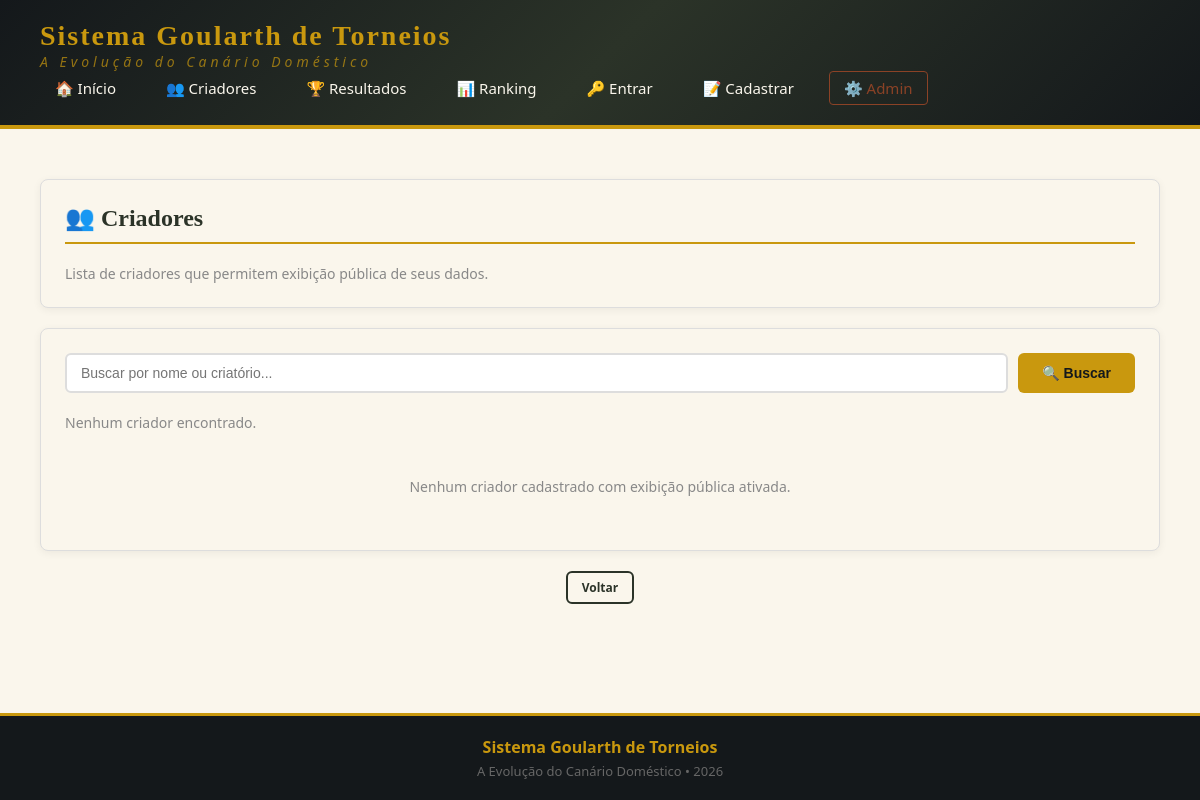
/criadores, run on an earlier commit of the app's database.
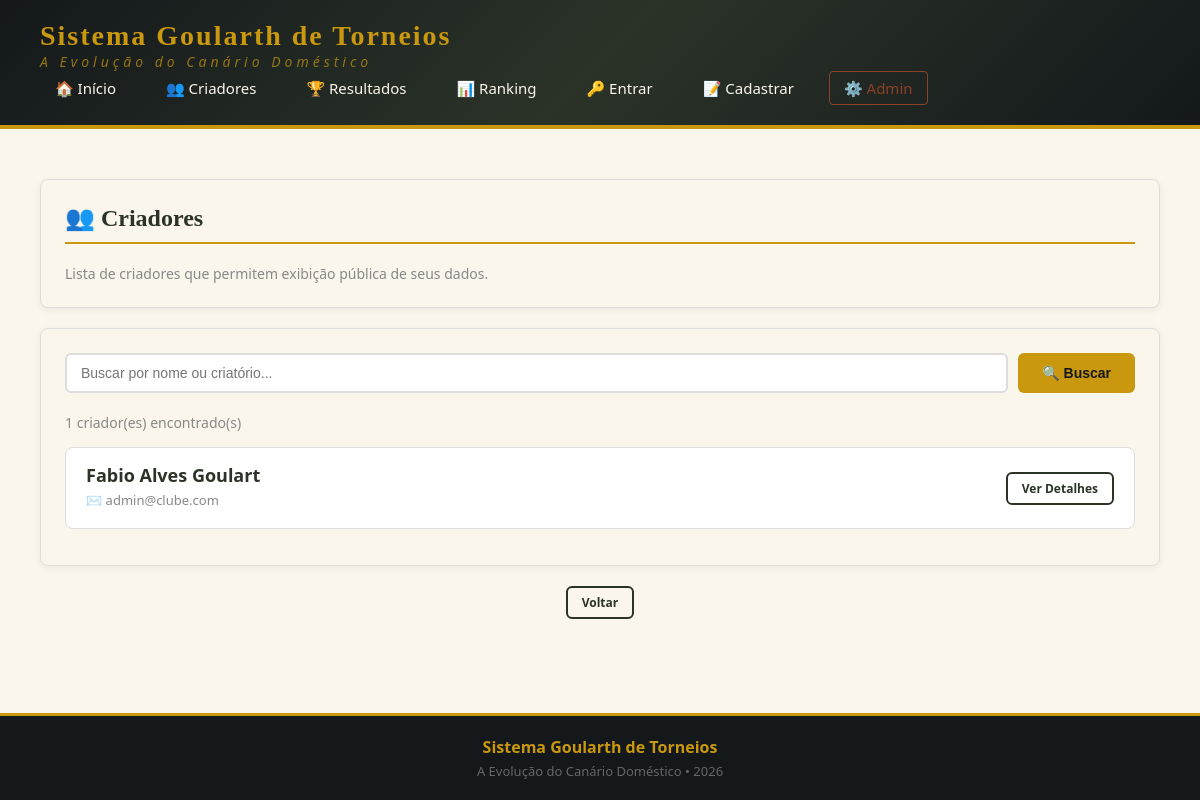
And on a later commit of the database.
### tables this page shows
CREATE TABLE socios (
                    id INTEGER PRIMARY KEY AUTOINCREMENT,
                    nome TEXT NOT NULL,
                    cpf TEXT NOT NULL UNIQUE,
                    nascimento TEXT,
                    sexo TEXT,
                    criatorio TEXT,
                    sigla_clube TEXT NOT NULL,
                    numero_socio TEXT NOT NULL,
                    codigo_socio TEXT NOT NULL UNIQUE,
                    cep TEXT,
                    endereco TEXT,
                    numero TEXT,
                    complemento TEXT,
                    bairro TEXT,
                    cidade TEXT,
                    uf TEXT,
                    pais TEXT,
                    ddi TEXT,
                    ddd TEXT,
                    celular TEXT,
                    whatsapp TEXT,
                    email TEXT,
                    skype TEXT,
                    facebook TEXT,
                    instagram TEXT,
                    exibir_dados INTEGER DEFAULT 0,
                    senha_hash TEXT NOT NULL,
                    criado_em TEXT NOT NULL
                , youtube TEXT);

### app.py (the view)
@app.route("/criadores")
def listar_criadores():
    busca = request.args.get("busca", "").strip()
    criadores = db.listar_criadores(busca if busca else None)
    return render_template("criadores.html", criadores=criadores, busca=busca)

### app.py (called while the page is built)
@app.context_processor
def injetar_globais():
    return {
        "nomes_modalidade": NOMES_MODALIDADE,
        "nomes_categoria": NOMES_CATEGORIA,
        "ano_atual": datetime.date.today().year,
        "nome_site": "Sistema Goularth de Torneios",
        "subtitulo": "A Evolução do Canário Doméstico"
    }

### banco.py (called while the page is built)
    @contextmanager
    def _conexao(self):
        conn = sqlite3.connect(self.caminho_banco)
        conn.row_factory = sqlite3.Row
        conn.execute("PRAGMA foreign_keys = ON")
        try:
            yield conn
            conn.commit()
        finally:
            conn.close()

### templates/criadores.html (shortened to what this page needs)
{% extends "base.html" %}
{% block content %}
<div class="card">
    <h2>👥 Criadores</h2>
    <p class="text-muted">Lista de criadores que permitem exibição pública de seus dados.</p>
</div>
<div class="card">
    <form method="GET" class="busca-form">
        <input type="text" name="busca" placeholder="Buscar por nome ou criatório..." value="{{ busca }}">
        <button type="submit" class="btn btn-dourado">🔍 Buscar</button>
    </form>
    <div class="total-criadores">
        {% if criadores %}
            {{ criadores|length }} criador(es) encontrado(s)
        {% else %}
            Nenhum criador encontrado.
        {% endif %}
    </div>
    {% if criadores %}
        {% for c in criadores %}
            <div class="criador-card">
                <div class="info">
                    <div class="nome">{{ c.nome }}</div>
                    <div class="contato">
                        {% if c.email %}
                            <span>✉️ {{ c.email }}</span>
                        {% endif %}
                    </div>
                </div>
                <div>
                    <a href="{{ url_for('ver_criador', socio_id=c.id) }}" class="btn btn-sm btn-outline">Ver Detalhes</a>
                </div>
            </div>
        {% endfor %}
    {% else %}
        <p class="text-muted text-center" style="padding: 30px 0;">
            {% if busca %}
                Nenhum criador encontrado com "{{ busca }}".
            {% else %}
                Nenhum criador cadastrado com exibição pública ativada.
            {% endif %}
        </p>
    {% endif %}
</div>
<div class="text-center mt-20">
    <a href="{{ url_for('home') }}" class="btn btn-outline btn-sm">Voltar</a>
</div>
{% endblock %}

### templates/base.html (shortened to what this page needs)
<!DOCTYPE html>
<html lang="pt-BR">
<head>
</head>
<body>
    <header>
        <div class="logo">
            <h1>{{ nome_site }}</h1>
            <div class="subtitulo">{{ subtitulo }}</div>
        </div>
        <div class="nav">
            <a href="{{ url_for('home') }}">🏠 Início</a>
            <a href="{{ url_for('listar_criadores') }}">👥 Criadores</a>
            <a href="{{ url_for('listar_resultados') }}">🏆 Resultados</a>
            <a href="{{ url_for('ranking_geral') }}">📊 Ranking</a>
            {% if session.socio_id %}
                <a href="{{ url_for('area_socio') }}">👤 Minha Área</a>
                <a href="{{ url_for('logout') }}">🚪 Sair</a>
            {% else %}
                <a href="{{ url_for('login') }}">🔑 Entrar</a>
                <a href="{{ url_for('cadastro') }}">📝 Cadastrar</a>
            {% endif %}
            <a href="{{ url_for('admin_login') }}" class="admin-link">⚙️ Admin</a>
        </div>
    </header>
    <div class="flash-container">
    </div>
    <div class="container">
        {% block content %}{% endblock %}
    </div>
    <footer>
        <div class="footer-nome">{{ nome_site }}</div>
        <div class="footer-sub">{{ subtitulo }} &bull; {{ ano_atual }}</div>
    </footer>
</body>
</html>

### templates/base.html (style rules this page uses)
* { margin: 0; padding: 0; box-sizing: border-box; }
body { font-family: 'Segoe UI', Tahoma, Geneva, Verdana, sans-serif; background: #FAF6EC; color: #14181B; min-height: 100vh; display: flex; flex-direction: column; }
header { background: linear-gradient(135deg, #14181B 0%, #2B3328 50%, #14181B 100%); color: #FAF6EC; padding: 20px 40px; border-bottom: 4px solid #C9980E; display: flex; justify-content: space-between; align-items: center; flex-wrap: wrap; }
header .logo h1 { font-size: 28px; font-family: 'Georgia', 'Times New Roman', serif; color: #C9980E; letter-spacing: 2px; }
header .logo .subtitulo { font-size: 14px; color: #C9980E; opacity: 0.7; font-style: italic; letter-spacing: 4px; }
header .nav { display: flex; gap: 20px; align-items: center; flex-wrap: wrap; }
header .nav a { color: #FAF6EC; text-decoration: none; font-size: 15px; padding: 6px 14px; border-radius: 4px; transition: all 0.3s; border: 1px solid transparent; }
header .nav .admin-link { border-color: #8B4226; color: #8B4226; }
.flash-container { padding: 10px 40px; max-width: 1200px; margin: 0 auto; width: 100%; }
.container { max-width: 1200px; margin: 30px auto; padding: 0 40px; flex: 1; width: 100%; }
footer { background: #14181B; color: #FAF6EC; text-align: center; padding: 20px; border-top: 3px solid #C9980E; margin-top: 40px; }
footer .footer-nome { color: #C9980E; font-weight: bold; font-size: 16px; }
footer .footer-sub { color: #666; font-size: 13px; margin-top: 4px; }
.card { background: #FAF6EC; border-radius: 8px; padding: 24px; margin-bottom: 20px; border: 1px solid #ddd; box-shadow: 0 2px 8px rgba(0,0,0,0.06); }
.card h2 { color: #2B3328; border-bottom: 2px solid #C9980E; padding-bottom: 10px; margin-bottom: 20px; font-family: 'Georgia', serif; }
.btn { display: inline-block; padding: 10px 24px; border-radius: 6px; text-decoration: none; font-weight: 600; font-size: 14px; border: none; cursor: pointer; transition: all 0.3s; background: #2B3328; color: #FAF6EC; }
.btn-dourado { background: #C9980E; color: #14181B; }
.btn-outline { background: transparent; border: 2px solid #2B3328; color: #2B3328; }
.btn-sm { padding: 6px 14px; font-size: 12px; }
.text-muted { color: #888; font-size: 14px; }
.text-center { text-align: center; }
.mt-20 { margin-top: 20px; }

### templates/criadores.html (style rules this page uses)
.criador-card { border: 1px solid #ddd; border-radius: 8px; padding: 15px 20px; margin-bottom: 12px; background: #fff; transition: all 0.3s; display: flex; justify-content: space-between; align-items: center; flex-wrap: wrap; }
.criador-card .info { flex: 1; }
.criador-card .nome { font-weight: bold; font-size: 18px; color: #2B3328; }
.criador-card .contato { color: #888; font-size: 13px; margin-top: 4px; }
.criador-card .contato span { margin-right: 15px; }
.busca-form { display: flex; gap: 10px; margin-bottom: 20px; flex-wrap: wrap; }
.busca-form input { flex: 1; min-width: 200px; padding: 10px 14px; border: 2px solid #ddd; border-radius: 6px; font-size: 14px; }
.total-criadores { color: #888; font-size: 14px; margin-bottom: 15px; }

What changed in the data, as far as the page shows it:
added socios: nome "Fabio Alves Goulart", email "admin@clube.com"
Also different on the page:
{{ criadores|length }}: (not shown) → "1"
text no longer shown: "Nenhum criador encontrado. Nenhum criador cadastrado com exibição pública ativada."
text now shown: "criador(es) encontrado(s)"
